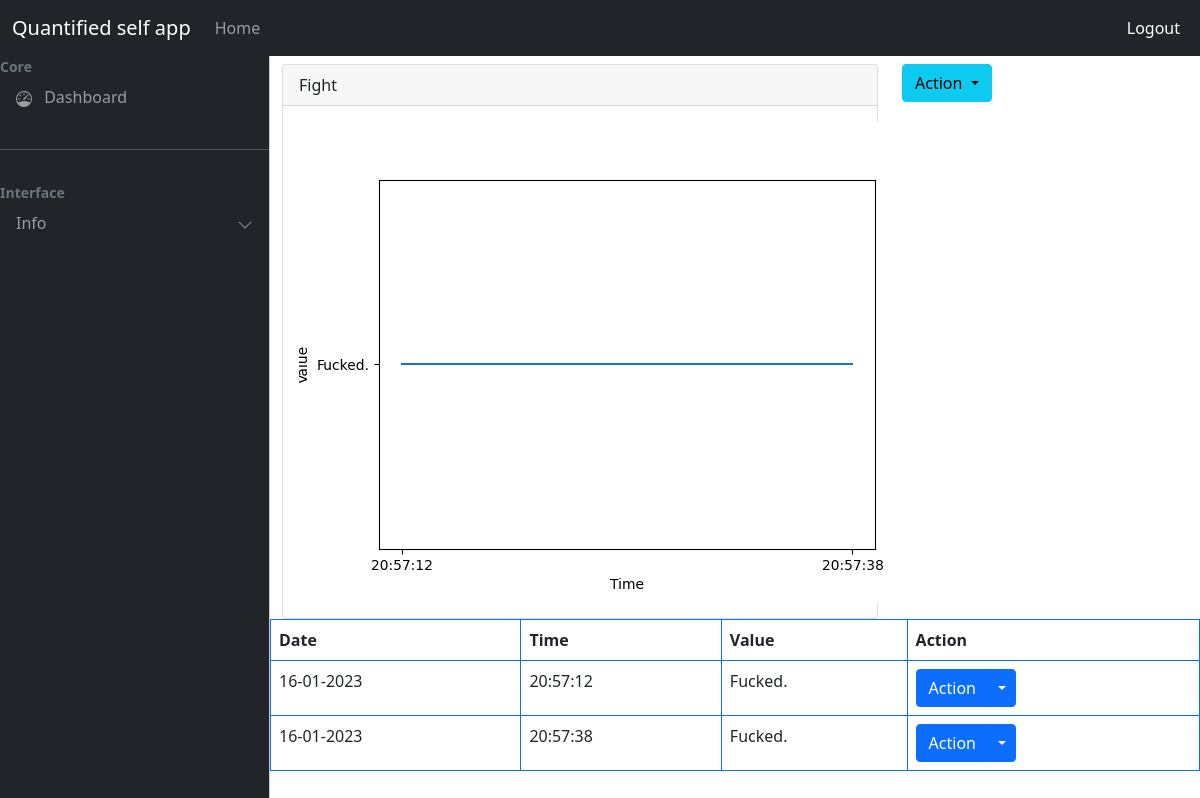
The page /Tracker_detail/Fight (signed in) on the database its author committed.
### model.py (models this page shows)
class Logs(db.Model):
    __tablename__="logs"
    logs_id=db.Column(db.Integer, primary_key=True, autoincrement=True)
    Time=db.Column(db.String, unique=True, nullable=False)
    date=db.Column(db.String)
    Value=db.Column(db.String)
    Tracker_name = db.Column(db.String)
    Notes=db.Column(db.String)

### controller.py (the view, shortened to what this page needs)
@app.route("/Tracker_detail/<string:Name>",methods=['GET','POST'])
def T_details(Name):
    if "username" not in session:
        flash(f"User has'nt logged in",category="danger")
        return redirect("/login")
    logs=Logs.query.filter_by(Tracker_name=Name).all()
    tr=Tracker.query.filter_by(Name=Name).all()
    t=tr[0].Tracker_type
    return render_template("Tracker_Details.html",logs=logs,Name=Name,t_type=t)

### templates/Tracker_Details.html (shortened to what this page needs)
<!doctype html>
<html lang="en">
<head>
	<link href="https://cdn.jsdelivr.net/npm/bootstrap@5.1.3/dist/css/bootstrap.min.css" rel="stylesheet"
>
	<link rel="stylesheet" href="/static/design.css">
</head>
<body>
	<nav class="navbar navbar-expand-lg navbar-dark bg-dark fixed-top">
		<div class="container-fluid">
			<a class="navbar-brand" href="#">Quantified self app</a>
			<div class="collapse navbar-collapse" id="navbarSupportedContent">
				<ul class="navbar-nav me-auto mb-2 mb-lg-0">
					<li class="nav-item">
						<a class="nav-link" aria-current="page" href="#">Home</a>
					</li>
				</ul>
				<ul class="navbar-nav  mb-2 mb-lg-0">
					<li class="nav-item">
						<a class="nav-link active" href="/logout">Logout</a>
					</li>
				</ul>
			</div>
		</div>
	</nav>
	<div class="offcanvas offcanvas-start sidebar-nav bg-dark text-white" tabindex="-1" id="offcanvasExample"
		aria-labelledby="offcanvasExampleLabel">
		<div class="offcanvas-body p-0">
			<nav class="navbar-dark">
				<ul class="navbar-nav">
					<li>
						<div class="text-muted small fw-bold ">
							Core
						</div>
					</li>
					<li>
						<a href="/dashboard" class="nav-link px-3">
							<span class="me-2">
							</span>
							<span>
								Dashboard
							</span>
						</a>
					</li>
					<li class="my-4">
						<hr class="dropdown-divider" />
					</li>
					<li>
						<div class="text-muted small fw-bold ">
							Interface
						</div>
					</li>
					<li>
						<a class="nav-link px-3 sidebar-link" data-bs-toggle="collapse" href="#collapseExample"
							role="button" aria-expanded="false" aria-controls="collapseExample">
							<span>Info</span>
							<span class="right icon ms-auto">
								<svg xmlns="http://www.w3.org/2000/svg" width="16" height="16" fill="currentColor"
									class="bi bi-chevron-down" viewBox="0 0 16 16">
									<path fill-rule="evenodd"
										d="M1.646 4.646a.5.5 0 0 1 .708 0L8 10.293l5.646-5.647a.5.5 0 0 1 .708.708l-6 6a.5.5 0 0 1-.708 0l-6-6a.5.5 0 0 1 0-.708z" />
								</svg>
							</span>
						</a>
					</li>
				</ul>
			</nav>
		</div>
	</div>
	<main class="mt-5 pt-3">
        <div class="container">
			<div class="row">
				<div class="col-md-8">
					<div class="card">
						<div class="card-header">
							{{Name}}
						</div>
						<div class="card-body">
							<img src="/static/image1.png">
						</div>
					</div>
				</div>
				<div class="col-md-1">
					<div class="btn-group">
						<form action="/Tracker_detail/{{Name}}" method="POST">
						<button type="button" class="btn btn-info dropdown-toggle" data-bs-toggle="dropdown" aria-expanded="false">
						  Action
						</button>
						</form>
					</div>
				</div>
			</div>
			<div class="row">
				<table class="table table-bordered border-primary">
					<tr>
						<th>Date</th>
						<th> Time </th>
						<th> Value </th>
						<th>Action</th>
					</tr>
					{%for log in logs %}
					<tr>
						<td>{{log.date}}</td>
						<td>{{log.Time}}</td>
						<td>{{log.Value}}</td>
						<td>
							<div class="btn-group">
								<button type="button" class="btn btn-primary">Action</button>
								<button type="button" class="btn btn-primary dropdown-toggle dropdown-toggle-split" data-bs-toggle="dropdown" aria-expanded="false">
								</button>
							</div>
						</td>
					</tr>
					{%endfor%}
				</table>
			</div>
        </div>
	</main>
</body>
</html>

### static/design.css (style rules this page uses)
:root { --offcanvas-width:270px; --topNavbarHeight: 56px; }
.sidebar-nav { width: var(--offcanvas-width); }
.sidebar-link { display: flex; align-items: center; }
main { margin-left: var(--offcanvas-width); }
@media (min-width:992px) { body { overflow: auto !important; } }
@media (min-width:992px) { .sidebar-nav { transform: none; visibility: visible !important; top: var(--topNavbarHeight); height: calc(100% - var(--topNavbarHeight)); } }

### rows shown on the page
Logs: date "16-01-2023", Time "20:57:12", Value "Fucked."
Logs: date "16-01-2023", Time "20:57:38", Value "Fucked."

### other values the page prints
{{ Name }} "Fight"
